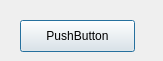
<?xml version="1.0" encoding="UTF-8"?>
<ui version="4.0">
 <class>Dialog</class>
 <widget class="QDialog" name="Dialog">
  <property name="geometry">
   <rect>
    <x>0</x>
    <y>0</y>
    <width>163</width>
    <height>61</height>
   </rect>
  </property>
  <property name="windowTitle">
   <string>Dialog</string>
  </property>
  <widget class="QPushButton" name="pushMe">
   <property name="geometry">
    <rect>
     <x>20</x>
     <y>20</y>
     <width>115</width>
     <height>32</height>
    </rect>
   </property>
   <property name="text">
    <string>PushButton</string>
   </property>
  </widget>
 </widget>
 <resources/>
 <connections/>
</ui>
